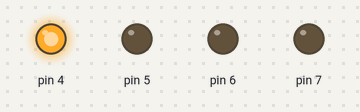
The sketch below on a simulated Arduino Uno, built with avr-gcc and run on an emulated ATmega328P. Shown: output pins drawn as LEDs (lit = HIGH).

Above: at 0.5 s.
At 2.5 s:
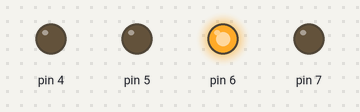
At 4.0 s:
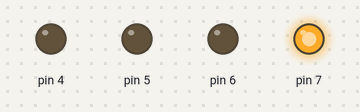
At 9.5 s:
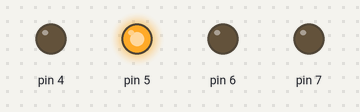
Timing chart, 0 to 10.4 s (numbered marks = the images above):
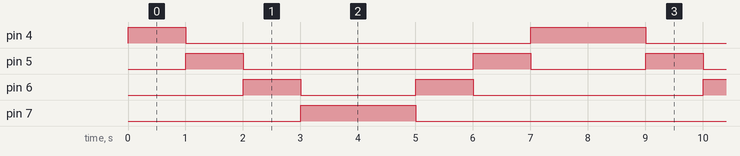

Measured:
- by itself, pin 4: repeats every 8.0 s: LOW 6.0 s, HIGH 2.0 s
- by itself, pin 5: repeats every 8.0 s: LOW 4.0 s, HIGH 1.0 s, LOW 2.0 s, HIGH 1.0 s
- by itself, pin 6: repeats every 8.0 s: LOW 2.0 s, HIGH 1.0 s, LOW 4.0 s, HIGH 1.0 s
- by itself, pin 7: alternates HIGH for 2.0 s and LOW for 6.0 s

The sketch:

Question_2.ino
```cpp
int led[]={4,5,6,7} ;
int i;
void setup()
{

for (i=4;i<=7;i++)
  {
    pinMode(i,OUTPUT);
  }
}


void loop()
{
 for(i=4;i<=7;i++)
 {
  digitalWrite(i,HIGH);
  delay(1000);
  digitalWrite(i,LOW);
 }

 for(i=7;i>=4;i--)
 {
  digitalWrite(i,HIGH);
  delay(1000);
  digitalWrite(i,LOW);
 }

}
```
